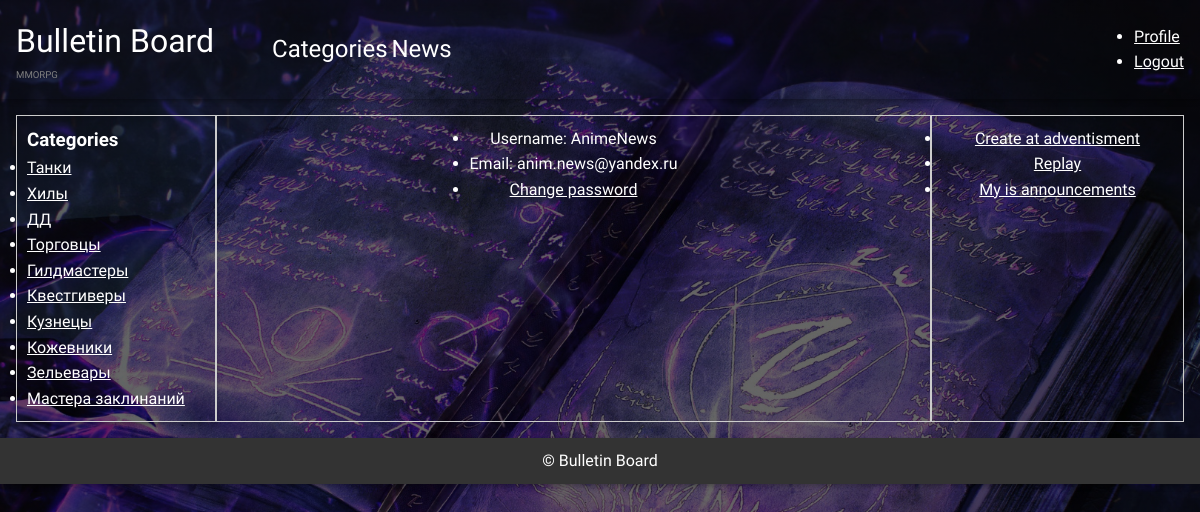
/accounts/profile/3/ (signed in), run on the app's committed database.
### board/models.py (models this page shows, shortened)
class Category(models.Model):
    class Meta:
        verbose_name = 'Category'
        verbose_name_plural = 'Categories'
    name = models.CharField(max_length=150)
    slug = models.SlugField(
        max_length=255, unique=True, db_index=True, verbose_name="URL",
        blank=True)
    descriptions = models.TextField(blank=True)
    image = models.ImageField(
        upload_to='categories/images/', null=True, blank=True)

### accounts/views.py (the view)
# urls.py: path('profile/<int:pk>/', ProfileView.as_view(), name='accounts_profile'),
class ProfileView(LoginRequiredMixin, DetailView):
    model = User
    template_name = 'accounts/profile.html'
    context_object_name = 'user'
    def get_object(self):
        user = self.request.user
        if self.kwargs['pk'] != user.pk:
            raise Http404("You are not allowed to view this profile.")
        return user  # return current user if all OK!
    def get_context_data(self, **kwargs):
        context = super().get_context_data(**kwargs)
        context['categories'] = Category.objects.all()
        return context

### templates/accounts/profile.html (shortened to what this page needs)
{% extends 'default.html' %}
{% load i18n %}
{% block side-left %}
    <section>
        <h1>{% trans 'Categories' %}</h1>
    </section>
    <ul class="categories">
        {% for category in categories %}
            <li class="category"><a href="{% url 'BoardsInCategory' category.pk category.slug %}">{{category.name}}</a></li>
        {% endfor %}
    </ul>
{% endblock side-left %}
{% block content %}
    <div>
        <ul>
            <li>Username: {{ user.username }}</li>
            <li>Email: {{ user.email }}</li>
            <li><a href="{% url 'change_password' user.pk %}">Change password</a></li>
        </ul>
    </div>
{% endblock content %}
{% block side-right %}
<div>
    <ul>
        <li><a href="{% url 'BoardCreate' %}">Create at adventisment</a></li>
        <li><a href="{% url 'ResponseList' %}">Replay</a></li>
        <li><a href="{% url 'BoardsUser' user.pk %}">My is announcements</a></li>
    </ul>
</div>
{% endblock side-right %}

### static/css/styles.css (style rules this page uses)
* { margin: 0; padding: 0; box-sizing: border-box; color: #fff; }
body { height: 100%; font-family: "Philosopher", sans-serif; font-weight: 400; font-style: normal; line-height: 1.6; background: linear-gradient(rgba(0, 0, 0, 0.6), rgba(0, 0, 0, 0.6)), url('/media/images/background/book-dark-magic-kniga-magiia-tiomnaia-magiia-runy.jpg') center / cover no-repeat; background-color: #000; background-size: cover; background-attachment: fixed; }

### data on the page
Category: name "Танки"
Category: name "Хилы"
Category: name "ДД"
Category: name "Торговцы"
Category: name "Гилдмастеры"
Category: name "Квестгиверы"
Category: name "Кузнецы"
Category: name "Кожевники"
Category: name "Зельевары"
Category: name "Мастера заклинаний"

### other printed values
{{ user.username }} "AnimeNews"
{{ user.email }} "anim.news@yandex.ru"
